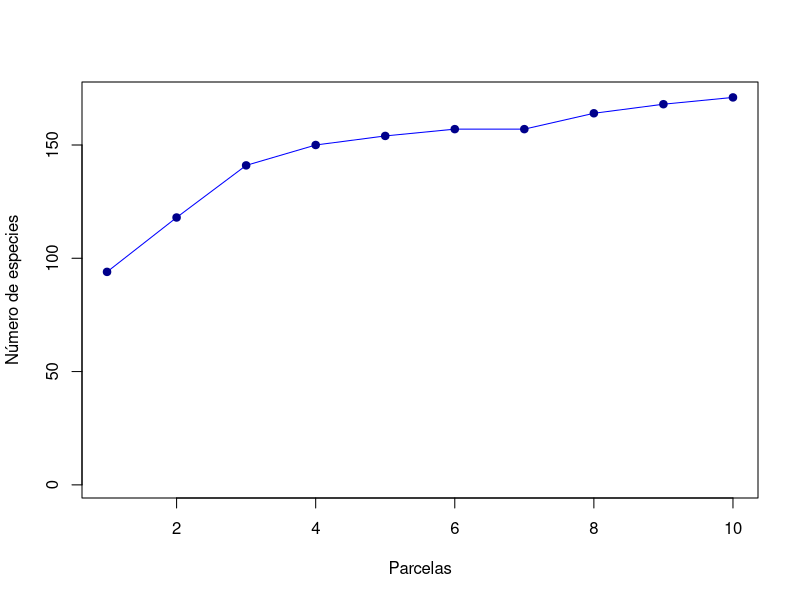
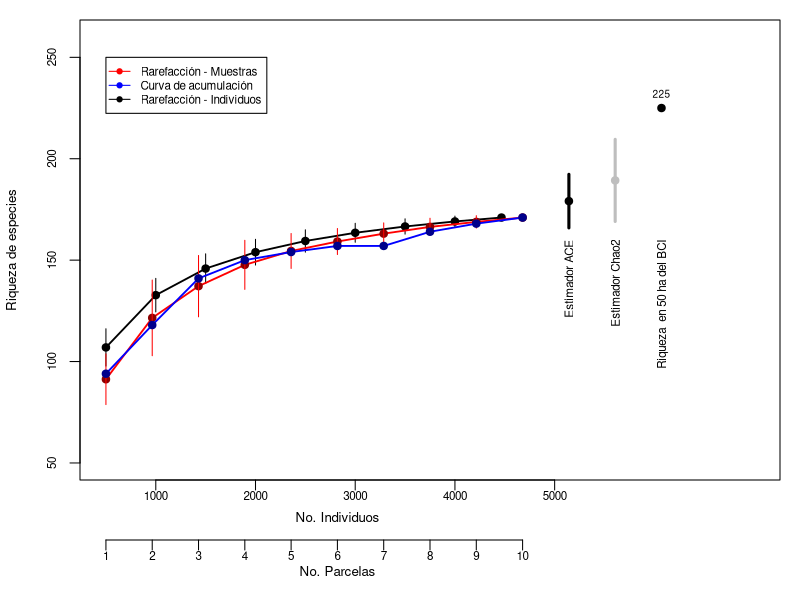

Recreate these plots in R, in order.
## ---- chunk 1
library(vegan)
data(BCI)
set.seed(6)
#Obtenemos una submuestra de BCI
BCI_sub <- BCI[c(sample(1:50, 10, replace = TRUE)),]
BCI_sub <- BCI_sub[,colSums(BCI_sub)>=1 ] 
#Eliminamos las especies sin datos

## ---- chunk 2

col<-specaccum(BCI_sub, method = "collector")
plot(col, xlab="Parcelas", ylab="Número de especies", col="blue")
points(col$richness, pch=19, col="darkblue")
## ---- chunk 3
#Generamos unas comunidades
pas <- data.frame( sp = paste(rep("sp", 30), 1:30, sep="-"), 
                   abun= sample(1:8, 30, replace=TRUE))
pas1 <- matrix(0, 50,30)
colnames(pas1) <- pas[,1]
for(i in 1:30){
pas1[,i] <- c(rep(1, pas[i,2]), rep(0, 50-pas[i,2]))
}
pas1 <- pas1[order(sample(1:50, 50)), ]

npas <- data.frame( sp = paste(rep("sp", 30), 1:30, sep="-"), 
                    abun= sample(15:18, 30, replace=TRUE))
npas1 <- matrix(0, 50,30)
colnames(npas1) <- npas[,1]
for(i in 1:30){
npas1[,i] <- c(rep(1, npas[i,2]), rep(0, 50-npas[i,2]))
}
npas1 <- npas1[order(sample(1:50, 50)), ]

#Ahora las muestreamos

#muestrar pastoreado
m_pas <- matrix(0,3,30)
colnames(m_pas) <- colnames(pas1)
for(i in 1:30) {
m_pas[1,i] <- pas1[sample(1:50, 1),i]
}
for(i in 1:30) {
m_pas[2,i] <- pas1[sample(1:50, 1),i]
}
for(i in 1:30) {
m_pas[3,i] <- pas1[sample(1:50, 1),i]
}

#muestrar no pastoreado
m_npas <- matrix(0,3,30)
colnames(m_npas) <- colnames(pas1)
for(i in 1:30) {
m_npas[1,i] <- npas1[sample(1:50, 1),i]
}
for(i in 1:30) {
m_npas[2,i] <- npas1[sample(1:50, 1),i]
}
for(i in 1:30) {
m_npas[3,i] <- npas1[sample(1:50, 1),i]
}

#Calculamos la riqueza de las muestras
specnumber(colSums(m_pas)) #Pastoreado
specnumber(colSums(m_npas))#No Pastoreado
## ---- chunk 4
specnumber(colSums(pas1))#Pastoreado
specnumber(colSums(npas1))#No Pastoreado
## ---- chunk 5
#Usaremos los datos con los cuales construimos las curvas de acumulación
#Sumamos la abundancia de cada especie
N <- colSums(BCI_sub) 

#Hacemos un vector con los tamaños de muestra sobre los cuales haremos 
#la interpolación. El dato final de este vector es el tamaño total de la 
#muestra (sum(N))
subs3 <- c(seq(500, 4000, by = 500), sum(N)) 

#Ejecutamos la rarefacción
rar3 <- rarefy(N, sample = subs3, se = T, MARG = 2)
rar3
## ---- chunk 6
rand<-specaccum(BCI_sub, method = "random", permutations=100)
rand
## ---- chunk 7
#Utilizaremos el valor obtenido de la suma de todas las especies que obtuvimos previamente
ace <- estimateR(N)

#Podemos aplicar directamente sobre nuestra matriz y nos arroja un solo dato
chaoF <- specpool(BCI_sub) 
ace; chaoF
## ---- chunk 8
par(mar=c(6,4,1,1))

#construimos el gráfico de rarefacción basada en individuos
plot(subs3, rar3[1, ], ylab = "Riqueza de especies", 
          axes = FALSE, xlab = "", cex.lab=0.8, 
        type = "l", ylim = c(50, 260), xlim = c(500, 7000), lwd=1.8)
points(subs3,rar3[1, ], pch=19)

#Graficamos la desviación estándar.
segments(subs3, rar3[1, ] + 2 * rar3[2, ], 
         subs3, rar3[1, ] - 2 * rar3[2, ])

#Graficamos los ejes
axis(1, at = 1:5 * 1000, cex.axis=0.7,mgp=c(3, 0.2, 0)) 
axis(2, cex.axis=0.7) 

#la caja
box() 

#Sobreponemos la curva de rarefacción basada en muestras
par(new=T)
#Hacemos un vector con el número de parcelas
x<- 1:10

#Graficamos la curva
plot(x, rand$richness, type="l", col="red",ylab="", xlab="", 
     axes=FALSE, xlim=c(1,15), ylim = c(50, 260), lwd=1.8)
points(rand$richness, pch=19, col="darkred")
segments(x, rand$richness + 2 * rand$sd, x, rand$richness - 2 * rand$sd, col="red")

#Graficamos la curva de acumulación
par(new=T)
plot(col, xlab="", ylab="", col="blue", axes=FALSE, xlim=c(1,15), 
     ylim = c(50, 260), lwd=1.8)
points(col$richness, pch=19, col="darkblue")

axis(1, at=1:10, cex.axis=0.7, line =3, mgp=c(3, 0.2, 0)) 

mtext("No. Individuos", side=1, line=1.3, cex=0.8, at=6)
mtext("No. Parcelas", side=1, line=4, cex=0.8, at=6)

legend(1, 250, c("Rarefacción - Muestras", "Curva de acumulación",
                 "Rarefacción - Individuos"), lty=c(1,1,1), pch=19,
       cex=0.7, col = c("red", "blue", "black"))

#Incluimos el estimador de riqueza ACE
points(11,ace["S.ACE"], pch=19)
segments(11, ace["S.ACE"] - 2 * ace["se.ACE"], 
         11, ace["S.ACE"] + 2 * ace["se.ACE"], lwd = 3) 

text(11, 160, "Estimador ACE", srt = 90, adj = c(1, + 0.5), cex=0.7)

#Incluimos el estimador de riqueza Chao2
points(12,chaoF[1, "chao"], pch=19, col="grey")
segments(12, chaoF[1, "chao"] - 2 * chaoF[1, 
                "chao.se"], 12, chaoF[1, "chao"] + 2 * chaoF[1,
                "chao.se"], lwd = 3, col = "grey") 
text(12, 160, "Estimador Chao2", srt = 90, adj = c(1, + 0.5), cex=0.7)

#La riqueza total de la parcela de 50ha del BCI

points(13, dim(BCI)[2], pch = 19, cex = 1) 
text(13, 160, "Riqueza  en 50 ha del BCI",
     srt = 90, adj = c(1, 0.5), cex=0.7)
text(13, 232, dim(BCI)[2], cex=0.6)

